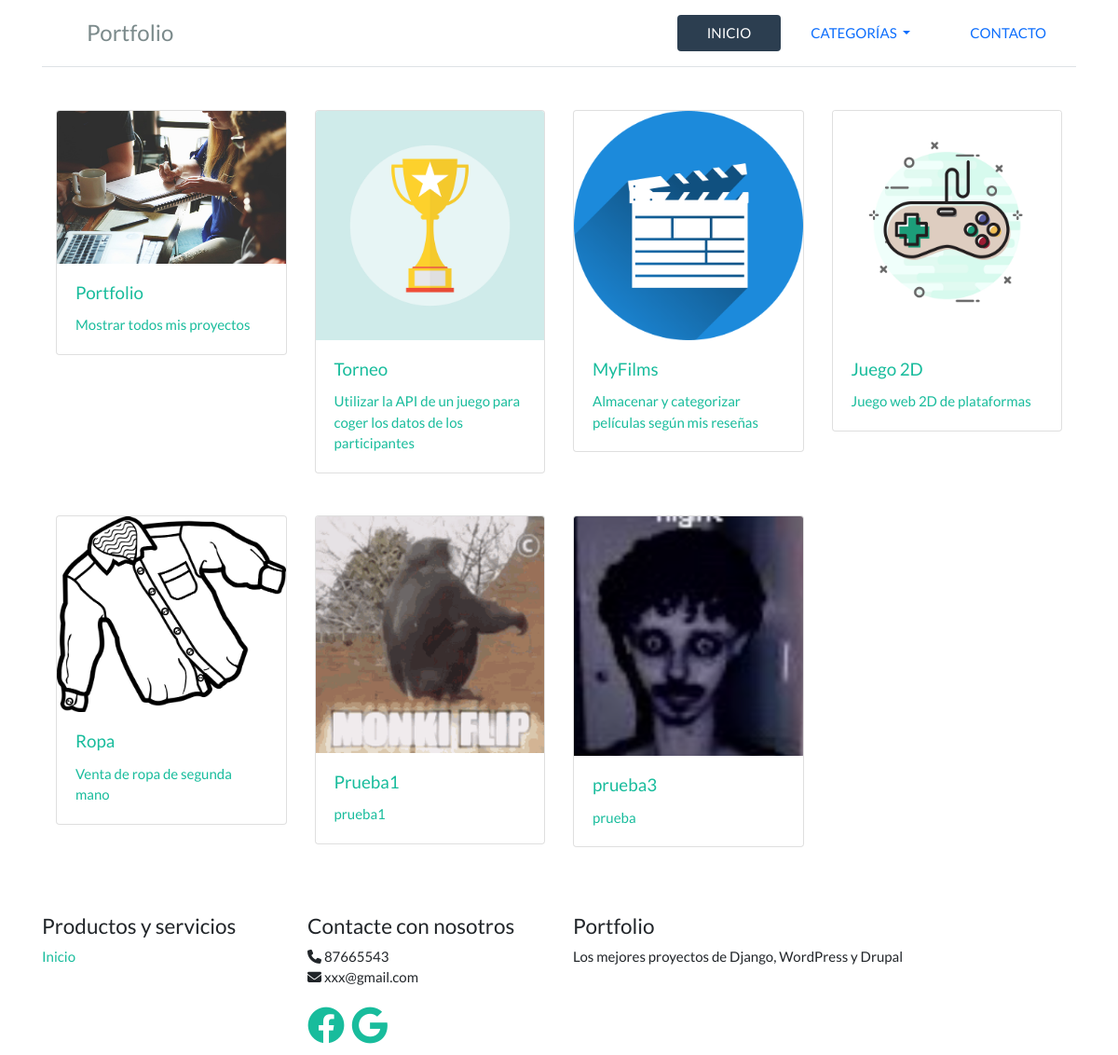
The page / on the database its author committed.
### portfolioapp/models.py (models this page shows, shortened)
class Proyecto(models.Model) :
    categorias = models.ManyToManyField(Categoria, verbose_name="Categoria", related_name="proyectos")
    titulo = models.CharField(max_length = 250, verbose_name='Título', null=False, blank=False)
    descripcion = models.TextField(verbose_name='Descripción', null=False, blank=False)
    year = models.IntegerField(verbose_name='Año', null=False, blank=False)
    fecha_creacion = models.DateTimeField(verbose_name='Fecha creación', default=now)
    imagen = models.ImageField(verbose_name = 'Imagen', null=True, blank=True)

### portfolioapp/views.py (the view)
# urls.py: path('', views.HomeView.as_view(), name='home'),
class HomeView(TemplateView):
    template_name = 'portfolio/home.html'
    def get_context_data(self, *args, **kwargs):
        context = super(HomeView, self).get_context_data(**kwargs)
        cat_id = kwargs.get('cat_id')
        context['proyectos'] = Proyecto.objects.filter(categorias__id=cat_id) if cat_id else Proyecto.objects.all()
        return context

### portfolioapp/templatetags/categorias_dropdown.py (called while the page is built)
@register.inclusion_tag('portfolio/categorias_dropdown.html')
def categorias_dropdown():
    categorias = Categoria.objects.all()
    return {'categorias': categorias}

### templates/portfolio/home.html
{% extends 'portfolio/base.html' %}
{% load static %}
{% block content %}
<div>
	<div class="container mb-5">
		<div class="row">
		{% if proyectos %}
			{% for proyecto in proyectos %}
				<div class="col-sm-3">
					<a href="{% url 'proyecto_update' pk=proyecto.id %}" class="p-5">
						<div class="card">
							{% if proyecto.imagen %}
							<img class="card-img-top" src="{{proyecto.imagen.url}}" alt="{{ proyecto.titulo }}">
							{% endif %}
							<div class="card-body">
								<h5 class="card-title">{{ proyecto.titulo }}</h5>
								<p class="card-text">{{ proyecto.descripcion }}</p>
							</div>
						</div>
					</a>
				</div>
			{% endfor %}
		{% else %}
			<p>No se han encontrado proyectos</p>
		{% endif %}
		</div>
	</div>
</div>
{% endblock %}

### rows shown on the page
Proyecto: imagen (picture), titulo "Portfolio", descripcion "Mostrar todos mis proyectos"
Proyecto: imagen (picture), titulo "Torneo", descripcion "Utilizar la API de un juego para coger los datos de los participantes"
Proyecto: imagen (picture), titulo "MyFilms", descripcion "Almacenar y categorizar películas según mis reseñas"
Proyecto: imagen (picture), titulo "Juego 2D", descripcion "Juego web 2D de plataformas"
Proyecto: imagen (picture), titulo "Ropa", descripcion "Venta de ropa de segunda mano"
Proyecto: imagen (picture), titulo "Prueba1", descripcion "prueba1"
Proyecto: imagen (picture), titulo "prueba3", descripcion "prueba"
